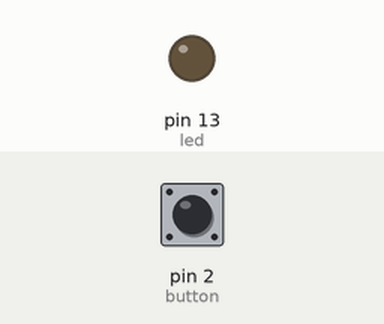
Simulated run of this sketch. Board: Arduino Uno, built with avr-gcc and run on an emulated ATmega328P. Shown: output pins drawn as LEDs (lit = HIGH). The inputs (shaded band) are chosen by the test bench; at power-on: pin 2 (button) LOW.

Above: at 1.2 s.
1.3 s: pin 2 (button) pulled HIGH for 0.15 s
At 1.37 s:
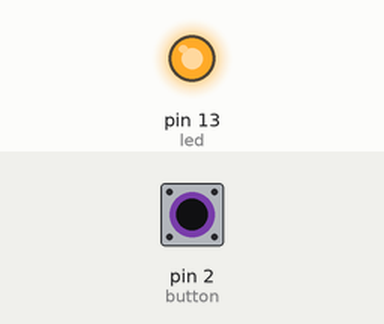
2.9 s: pin 2 (button) pulled HIGH for 3.2 s
At 6.4 s:
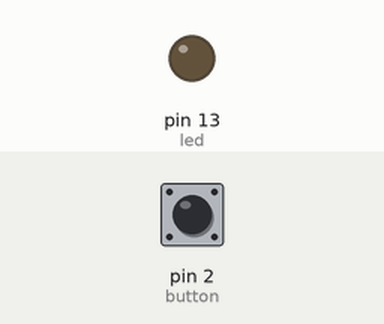
Timing chart, 0 to 7.9 s (numbered marks = the images above; inputs shaded):
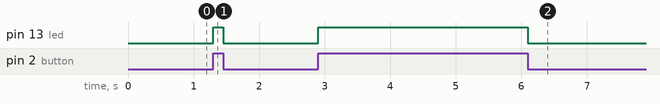

Measured:
- after the input at 1.3 s, pin 13 (led): LOW → HIGH at once, → LOW 0.15 s later
- after the input at 2.9 s, pin 13 (led): LOW → HIGH at once, → LOW 3.2 s later

The sketch:

sketch_dec22b.ino
```cpp
// push button to operate the bulb
#define led 13
#define button 2    // define the pins that i will work on

void setup() {
pinMode(led,OUTPUT);
pinMode(button,INPUT); //determine which is input and which is output
}

void loop() {
 if (digitalRead (button) == HIGH) // condition say if the button is on light the bin
      digitalWrite (led,HIGH ) ;
else
      digitalWrite (led,LOW);
}
```
